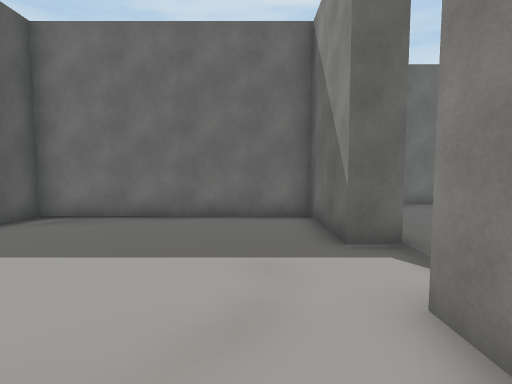
View 1 (above)

16 first-person views from a walk through a 3-D level made in the Unity game engine. The camera is 1.3 m above the floor, tilts 4° down and sees 85° across. The floor is counted in squares, 1 m on a side. Each view is taken from the middle of a square. On the plan, view 1 faces up. The plan holds only what a view shows up to about 13 squares ahead; the rest is blank. The place goes on beyond the plan. The player is left out. Door leaves are left out, so doorways stand open. Some surface patterns are stand-ins.

View 2
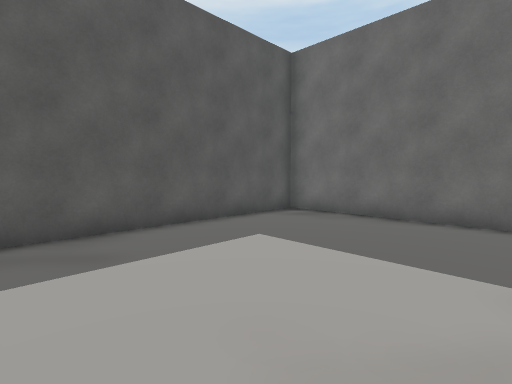

View 3
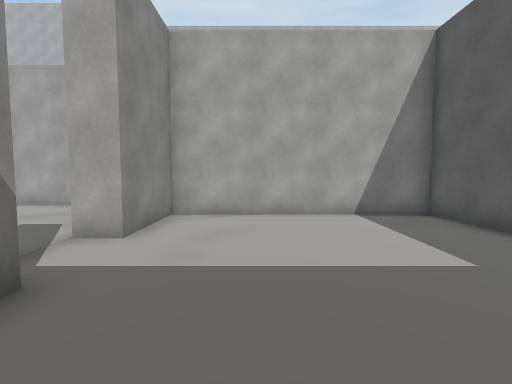

View 4
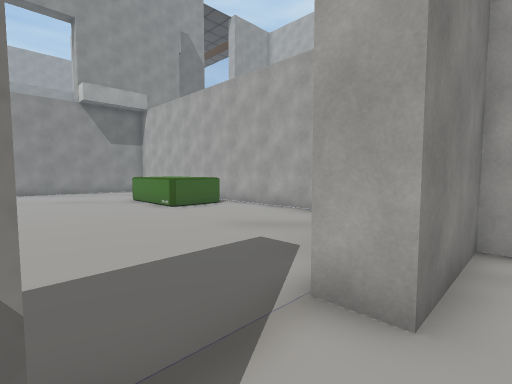

View 5
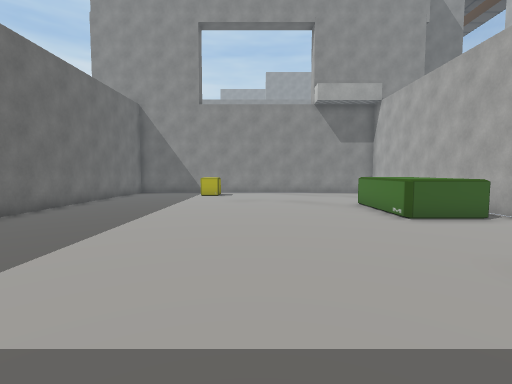

View 6
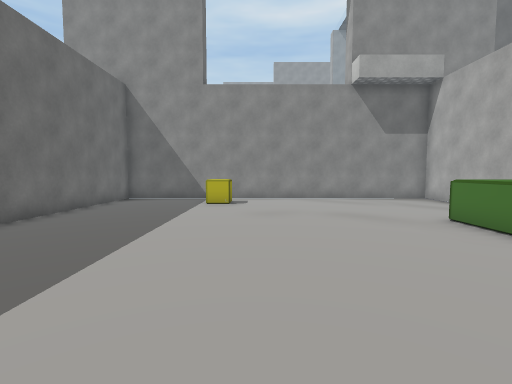

View 7
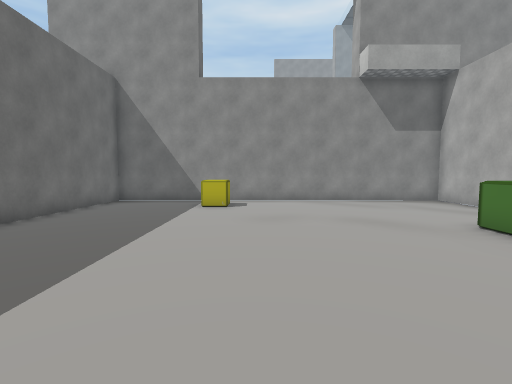

View 8
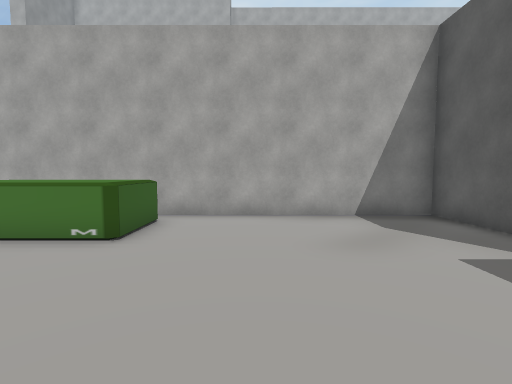

View 9
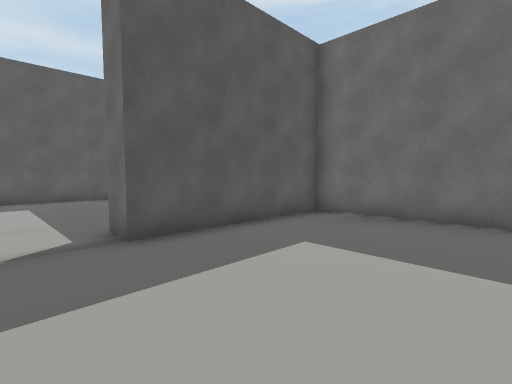

View 10
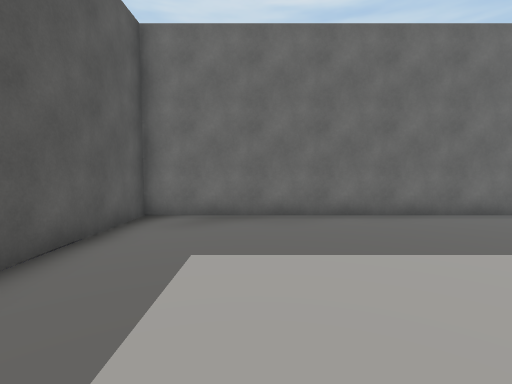

View 11
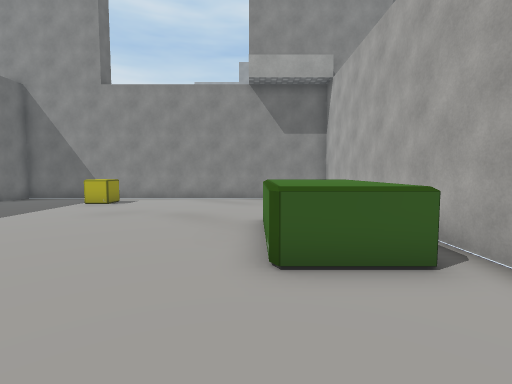

View 12
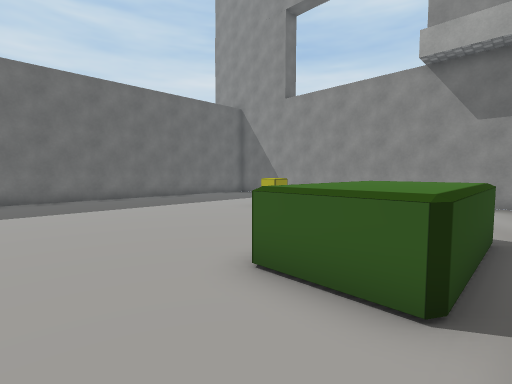

View 13
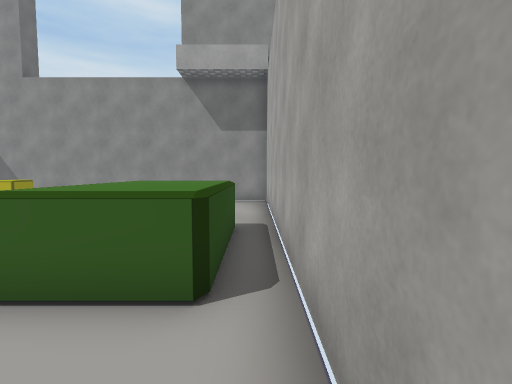

View 14
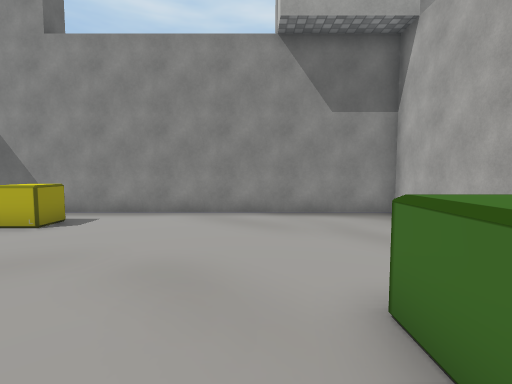

View 15
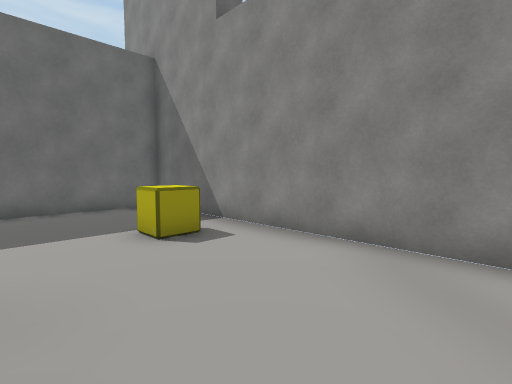

View 16
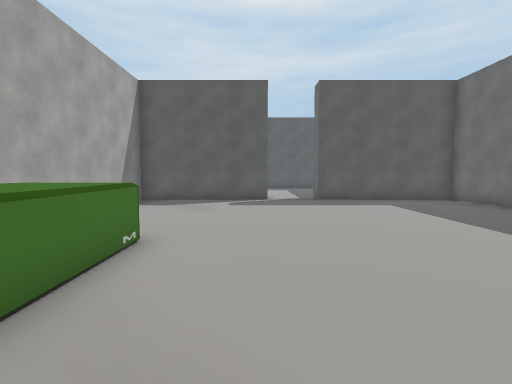

### Floor plan
Ten units are one square. View 1 is at (0, 0); x grows to the right and y downward. Boxes are objects, and circles mark ways between rooms. Rooms are numbered by the first view taken in them; rooms with no view inside come last. Other rooms are left out.
<svg viewBox="-69 -119 284 159">
<path fill="none" stroke="#000" d="M26 -50 16 -50 16 -83 -64 -83 -64 8 16 8 16 -26 26 -26M26 8 26 35 210 35 210 -114 26 -114 26 -50"/>
<rect x="105" y="-5" width="40" height="30" fill="#bbb"><title>other object</title></rect>
<rect x="185" y="-75" width="10" height="20" fill="#bbb"><title>other object</title></rect>
<circle cx="20" cy="-35" r="3" fill="#2a7"/>
<text x="-20" y="-40">1</text>
<text x="110" y="-40">2</text>
</svg>
Room 1 opens to room 2.

Where each view was taken, in squares from view 1:
view 1: 0 up, 0 right, facing up
view 2: 0 up, 0 right, facing up-left
view 3: 8 up, 1 left, facing down
view 4: 5 up, 1 right, facing down-right
view 5: 4 up, 3 right, facing right
view 6: 5 up, 7 right, facing right
view 7: 5 up, 8 right, facing right
view 8: 5 up, 8 right, facing down
view 9: 3 up, 8 right, facing up-left
view 10: 3 up, 6 right, facing up
view 11: 0 up, 7 right, facing right
view 12: 3 down, 8 right, facing up-right
view 13: 3 down, 8 right, facing right
view 14: 1 up, 12 right, facing right
view 15: 1 up, 16 right, facing up-right
view 16: 2 up, 16 right, facing left
